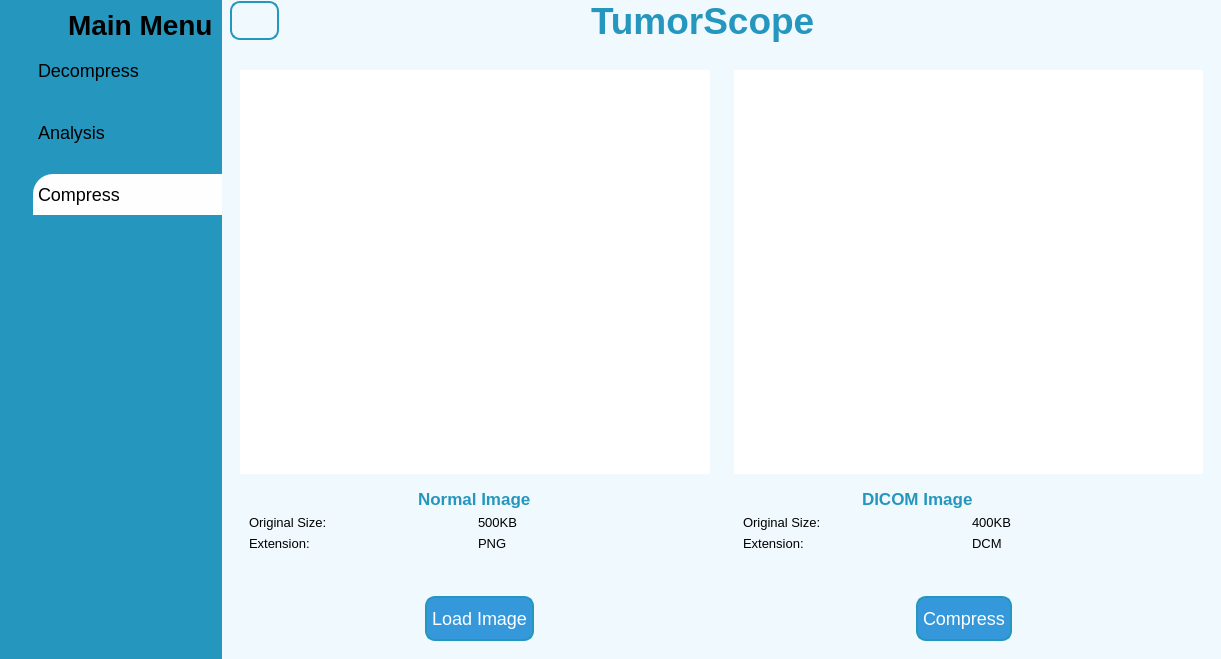
<?xml version="1.0" encoding="UTF-8"?>
<ui version="4.0">
 <class>MainWindow</class>
 <widget class="QMainWindow" name="MainWindow">
  <property name="geometry">
   <rect>
    <x>0</x>
    <y>0</y>
    <width>1221</width>
    <height>659</height>
   </rect>
  </property>
  <property name="windowTitle">
   <string>MainWindow</string>
  </property>
  <widget class="QWidget" name="centralwidget">
   <property name="font">
    <font>
     <pointsize>8</pointsize>
    </font>
   </property>
   <property name="styleSheet">
    <string notr="true">*{
color:#000;
border:none;
}
#load_button, #compression_button {
    background-color: #3498db;  /* Default button color */
    color: white;
    border-radius: 5px;
}
#process_button:hover {
    background-color: #2980b9;  /* Button color on hover */
}
#load_button:hover {
    background-color: #2980b9;  /* Button color on hover */
}

QPushButton:hover {
    background-color: #2980b9;  /* Button color on hover */
}

#ProfileCont, #menu_button{
border-radius: 20px;
background-color:#eff9fe;
border-color: rgb(0, 255, 255);
}
#analysis_button, #compress_button,#load_button, #compression_button, #decompress_button, #confirmButton{
padding:10px 5px;
text-align:left;
font: 18px;
}
 #menu_button, #profileButton{
padding:10px 5px;
text-align:left;
font: 10pt;
}
#compress_button{
background-color: #fefeff;
padding:10px 5px;
text-align:left;
color: rgb(0, 0, 0);
font: 18px;
border-top-left-radius: 20px;
}

#card1,#card2{
border-radius: 20px;
background-color:#eff9fe;
}

#label{
border-radius: 20px;
background: transparent;
}

#appheader{
color:#2596be;
}
#vitalsign,#filterflex, #comboBox, #detect_label, #EMGlabel{
color:#2596be;
}


#leftmenu{
background-color: #2596be;
}

#rightmenu{
background-color: #eff9fe;
}

QLineEdit{
background: transparent;
color:#2596be;
}

#SearchFrame, #load_button, #compression_button, #menu_button{
border-radius: 10px;
border: 2px solid #2596be;
}</string>
   </property>
   <layout class="QHBoxLayout" name="horizontalLayout">
    <property name="spacing">
     <number>0</number>
    </property>
    <property name="leftMargin">
     <number>0</number>
    </property>
    <property name="topMargin">
     <number>0</number>
    </property>
    <property name="rightMargin">
     <number>0</number>
    </property>
    <property name="bottomMargin">
     <number>0</number>
    </property>
    <item>
     <widget class="QWidget" name="leftmenu" native="true">
      <layout class="QVBoxLayout" name="verticalLayout_7">
       <property name="spacing">
        <number>0</number>
       </property>
       <property name="leftMargin">
        <number>15</number>
       </property>
       <property name="topMargin">
        <number>0</number>
       </property>
       <property name="rightMargin">
        <number>0</number>
       </property>
       <property name="bottomMargin">
        <number>0</number>
       </property>
       <item>
        <widget class="QFrame" name="frame_4">
         <property name="frameShape">
          <enum>QFrame::StyledPanel</enum>
         </property>
         <property name="frameShadow">
          <enum>QFrame::Raised</enum>
         </property>
         <layout class="QVBoxLayout" name="verticalLayout_8">
          <property name="spacing">
           <number>0</number>
          </property>
          <property name="leftMargin">
           <number>44</number>
          </property>
          <property name="topMargin">
           <number>0</number>
          </property>
          <property name="rightMargin">
           <number>0</number>
          </property>
          <property name="bottomMargin">
           <number>0</number>
          </property>
          <item alignment="Qt::AlignTop">
           <widget class="QFrame" name="frame_5">
            <property name="frameShape">
             <enum>QFrame::StyledPanel</enum>
            </property>
            <property name="frameShadow">
             <enum>QFrame::Raised</enum>
            </property>
            <layout class="QHBoxLayout" name="horizontalLayout_10">
             <property name="leftMargin">
              <number>9</number>
             </property>
             <property name="topMargin">
              <number>9</number>
             </property>
             <property name="rightMargin">
              <number>9</number>
             </property>
             <property name="bottomMargin">
              <number>9</number>
             </property>
             <item>
              <widget class="QLabel" name="label_4">
               <property name="font">
                <font>
                 <pointsize>21</pointsize>
                 <weight>75</weight>
                 <bold>true</bold>
                </font>
               </property>
               <property name="text">
                <string>Main Menu</string>
               </property>
              </widget>
             </item>
            </layout>
           </widget>
          </item>
         </layout>
        </widget>
       </item>
       <item>
        <widget class="QFrame" name="frame_6">
         <property name="sizePolicy">
          <sizepolicy hsizetype="Preferred" vsizetype="Expanding">
           <horstretch>0</horstretch>
           <verstretch>0</verstretch>
          </sizepolicy>
         </property>
         <property name="frameShape">
          <enum>QFrame::StyledPanel</enum>
         </property>
         <property name="frameShadow">
          <enum>QFrame::Raised</enum>
         </property>
         <layout class="QVBoxLayout" name="verticalLayout_10">
          <property name="spacing">
           <number>0</number>
          </property>
          <property name="leftMargin">
           <number>18</number>
          </property>
          <property name="topMargin">
           <number>0</number>
          </property>
          <property name="rightMargin">
           <number>0</number>
          </property>
          <property name="bottomMargin">
           <number>0</number>
          </property>
          <item alignment="Qt::AlignTop">
           <widget class="QFrame" name="frame_7">
            <property name="frameShape">
             <enum>QFrame::StyledPanel</enum>
            </property>
            <property name="frameShadow">
             <enum>QFrame::Raised</enum>
            </property>
            <layout class="QVBoxLayout" name="verticalLayout_9">
             <property name="spacing">
              <number>21</number>
             </property>
             <property name="leftMargin">
              <number>0</number>
             </property>
             <property name="topMargin">
              <number>0</number>
             </property>
             <property name="rightMargin">
              <number>0</number>
             </property>
             <property name="bottomMargin">
              <number>18</number>
             </property>
             <item>
              <widget class="QPushButton" name="decompress_button">
               <property name="text">
                <string>Decompress</string>
               </property>
               <property name="icon">
                <iconset resource="resources.qrc">
                 <normaloff>:/Icons/Icons/code.svg</normaloff>:/Icons/Icons/code.svg</iconset>
               </property>
              </widget>
             </item>
             <item>
              <widget class="QPushButton" name="analysis_button">
               <property name="text">
                <string>Analysis</string>
               </property>
               <property name="icon">
                <iconset resource="resources.qrc">
                 <normaloff>:/Icons/Icons/activity.svg</normaloff>:/Icons/Icons/activity.svg</iconset>
               </property>
               <property name="iconSize">
                <size>
                 <width>24</width>
                 <height>24</height>
                </size>
               </property>
              </widget>
             </item>
             <item>
              <widget class="QPushButton" name="compress_button">
               <property name="text">
                <string>Compress</string>
               </property>
               <property name="icon">
                <iconset resource="resources.qrc">
                 <normaloff>:/Icons/Icons/check-square.svg</normaloff>:/Icons/Icons/check-square.svg</iconset>
               </property>
               <property name="iconSize">
                <size>
                 <width>24</width>
                 <height>24</height>
                </size>
               </property>
              </widget>
             </item>
            </layout>
           </widget>
          </item>
         </layout>
        </widget>
       </item>
      </layout>
     </widget>
    </item>
    <item>
     <widget class="QWidget" name="rightmenu" native="true">
      <layout class="QVBoxLayout" name="verticalLayout">
       <property name="spacing">
        <number>0</number>
       </property>
       <property name="leftMargin">
        <number>0</number>
       </property>
       <property name="topMargin">
        <number>0</number>
       </property>
       <property name="rightMargin">
        <number>0</number>
       </property>
       <property name="bottomMargin">
        <number>0</number>
       </property>
       <item alignment="Qt::AlignTop">
        <widget class="QWidget" name="headerframe" native="true">
         <layout class="QHBoxLayout" name="horizontalLayout_2">
          <property name="spacing">
           <number>0</number>
          </property>
          <property name="leftMargin">
           <number>8</number>
          </property>
          <property name="topMargin">
           <number>0</number>
          </property>
          <property name="rightMargin">
           <number>0</number>
          </property>
          <property name="bottomMargin">
           <number>10</number>
          </property>
          <item alignment="Qt::AlignLeft">
           <widget class="QPushButton" name="menu_button">
            <property name="maximumSize">
             <size>
              <width>100</width>
              <height>16777215</height>
             </size>
            </property>
            <property name="font">
             <font>
              <pointsize>10</pointsize>
              <weight>50</weight>
              <italic>false</italic>
              <bold>false</bold>
             </font>
            </property>
            <property name="styleSheet">
             <string notr="true"/>
            </property>
            <property name="text">
             <string/>
            </property>
            <property name="icon">
             <iconset resource="resources.qrc">
              <normaloff>:/Icons/Icons/menu.svg</normaloff>:/Icons/Icons/menu.svg</iconset>
            </property>
            <property name="iconSize">
             <size>
              <width>24</width>
              <height>24</height>
             </size>
            </property>
           </widget>
          </item>
          <item>
           <widget class="QLabel" name="appheader">
            <property name="minimumSize">
             <size>
              <width>630</width>
              <height>0</height>
             </size>
            </property>
            <property name="font">
             <font>
              <pointsize>28</pointsize>
              <weight>75</weight>
              <bold>true</bold>
             </font>
            </property>
            <property name="text">
             <string>TumorScope</string>
            </property>
           </widget>
          </item>
         </layout>
        </widget>
       </item>
       <item>
        <widget class="QWidget" name="cardsframe" native="true">
         <property name="sizePolicy">
          <sizepolicy hsizetype="Preferred" vsizetype="Expanding">
           <horstretch>0</horstretch>
           <verstretch>0</verstretch>
          </sizepolicy>
         </property>
         <layout class="QHBoxLayout" name="horizontalLayout_11">
          <item>
           <widget class="QWidget" name="widget_4" native="true">
            <layout class="QVBoxLayout" name="verticalLayout_4">
             <property name="spacing">
              <number>0</number>
             </property>
             <property name="leftMargin">
              <number>0</number>
             </property>
             <property name="topMargin">
              <number>0</number>
             </property>
             <property name="rightMargin">
              <number>0</number>
             </property>
             <property name="bottomMargin">
              <number>0</number>
             </property>
             <item>
              <widget class="QFrame" name="frame_3">
               <property name="frameShape">
                <enum>QFrame::StyledPanel</enum>
               </property>
               <property name="frameShadow">
                <enum>QFrame::Raised</enum>
               </property>
               <layout class="QVBoxLayout" name="verticalLayout_6">
                <item>
                 <widget class="PlotWidget" name="normal_image">
                  <property name="minimumSize">
                   <size>
                    <width>400</width>
                    <height>0</height>
                   </size>
                  </property>
                 </widget>
                </item>
                <item>
                 <widget class="QFrame" name="frame_2">
                  <property name="frameShape">
                   <enum>QFrame::StyledPanel</enum>
                  </property>
                  <property name="frameShadow">
                   <enum>QFrame::Raised</enum>
                  </property>
                  <layout class="QVBoxLayout" name="verticalLayout_3">
                   <item alignment="Qt::AlignHCenter">
                    <widget class="QLabel" name="EMGlabel">
                     <property name="font">
                      <font>
                       <pointsize>13</pointsize>
                       <weight>75</weight>
                       <bold>true</bold>
                      </font>
                     </property>
                     <property name="text">
                      <string>Normal Image</string>
                     </property>
                    </widget>
                   </item>
                   <item>
                    <layout class="QHBoxLayout" name="horizontalLayout_4">
                     <item>
                      <widget class="QLabel" name="label">
                       <property name="font">
                        <font>
                         <pointsize>10</pointsize>
                        </font>
                       </property>
                       <property name="text">
                        <string>Original Size:</string>
                       </property>
                      </widget>
                     </item>
                     <item>
                      <widget class="QLabel" name="normal_size">
                       <property name="font">
                        <font>
                         <pointsize>10</pointsize>
                        </font>
                       </property>
                       <property name="text">
                        <string>500KB</string>
                       </property>
                      </widget>
                     </item>
                    </layout>
                   </item>
                   <item>
                    <layout class="QHBoxLayout" name="horizontalLayout_5">
                     <item>
                      <widget class="QLabel" name="label_2">
                       <property name="font">
                        <font>
                         <pointsize>10</pointsize>
                        </font>
                       </property>
                       <property name="text">
                        <string>Extension:</string>
                       </property>
                      </widget>
                     </item>
                     <item>
                      <widget class="QLabel" name="normal_extension">
                       <property name="font">
                        <font>
                         <pointsize>10</pointsize>
                        </font>
                       </property>
                       <property name="text">
                        <string>PNG</string>
                       </property>
                      </widget>
                     </item>
                    </layout>
                   </item>
                  </layout>
                 </widget>
                </item>
               </layout>
              </widget>
             </item>
            </layout>
           </widget>
          </item>
          <item>
           <widget class="QWidget" name="widget_6" native="true">
            <layout class="QVBoxLayout" name="verticalLayout_13">
             <property name="spacing">
              <number>0</number>
             </property>
             <property name="leftMargin">
              <number>0</number>
             </property>
             <property name="topMargin">
              <number>0</number>
             </property>
             <property name="rightMargin">
              <number>0</number>
             </property>
             <property name="bottomMargin">
              <number>0</number>
             </property>
             <item>
              <widget class="QFrame" name="frame_12">
               <property name="frameShape">
                <enum>QFrame::StyledPanel</enum>
               </property>
               <property name="frameShadow">
                <enum>QFrame::Raised</enum>
               </property>
               <layout class="QVBoxLayout" name="verticalLayout_17">
                <item>
                 <widget class="PlotWidget" name="dicom_image">
                  <property name="minimumSize">
                   <size>
                    <width>400</width>
                    <height>0</height>
                   </size>
                  </property>
                 </widget>
                </item>
                <item>
                 <widget class="QFrame" name="frame_11">
                  <property name="frameShape">
                   <enum>QFrame::StyledPanel</enum>
                  </property>
                  <property name="frameShadow">
                   <enum>QFrame::Raised</enum>
                  </property>
                  <layout class="QVBoxLayout" name="verticalLayout_5">
                   <item alignment="Qt::AlignHCenter">
                    <widget class="QLabel" name="filterflex">
                     <property name="minimumSize">
                      <size>
                       <width>213</width>
                       <height>0</height>
                      </size>
                     </property>
                     <property name="maximumSize">
                      <size>
                       <width>213</width>
                       <height>16777215</height>
                      </size>
                     </property>
                     <property name="font">
                      <font>
                       <pointsize>13</pointsize>
                       <weight>75</weight>
                       <bold>true</bold>
                      </font>
                     </property>
                     <property name="text">
                      <string>DICOM Image</string>
                     </property>
                     <property name="scaledContents">
                      <bool>false</bool>
                     </property>
                    </widget>
                   </item>
                   <item>
                    <layout class="QHBoxLayout" name="horizontalLayout_6">
                     <item>
                      <widget class="QLabel" name="label_3">
                       <property name="font">
                        <font>
                         <pointsize>10</pointsize>
                        </font>
                       </property>
                       <property name="text">
                        <string>Original Size:</string>
                       </property>
                      </widget>
                     </item>
                     <item>
                      <widget class="QLabel" name="dicom_size">
                       <property name="font">
                        <font>
                         <pointsize>10</pointsize>
                        </font>
                       </property>
                       <property name="text">
                        <string>400KB</string>
                       </property>
                      </widget>
                     </item>
                    </layout>
                   </item>
                   <item>
                    <layout class="QHBoxLayout" name="horizontalLayout_7">
                     <item>
                      <widget class="QLabel" name="label_5">
                       <property name="font">
                        <font>
                         <pointsize>10</pointsize>
                        </font>
                       </property>
                       <property name="text">
                        <string>Extension:</string>
                       </property>
                      </widget>
                     </item>
                     <item>
                      <widget class="QLabel" name="dicom_extension">
                       <property name="font">
                        <font>
                         <pointsize>10</pointsize>
                        </font>
                       </property>
                       <property name="text">
                        <string>DCM</string>
                       </property>
                      </widget>
                     </item>
                    </layout>
                   </item>
                  </layout>
                 </widget>
                </item>
               </layout>
              </widget>
             </item>
            </layout>
           </widget>
          </item>
         </layout>
        </widget>
       </item>
       <item>
        <widget class="QWidget" name="mainframe" native="true">
         <layout class="QVBoxLayout" name="verticalLayout_2">
          <item>
           <widget class="QWidget" name="widget" native="true">
            <layout class="QHBoxLayout" name="horizontalLayout_3">
             <item alignment="Qt::AlignHCenter|Qt::AlignVCenter">
              <widget class="QPushButton" name="load_button">
               <property name="text">
                <string>Load Image</string>
               </property>
              </widget>
             </item>
             <item alignment="Qt::AlignHCenter">
              <widget class="QPushButton" name="compression_button">
               <property name="minimumSize">
                <size>
                 <width>0</width>
                 <height>0</height>
                </size>
               </property>
               <property name="text">
                <string>Compress</string>
               </property>
              </widget>
             </item>
            </layout>
           </widget>
          </item>
         </layout>
        </widget>
       </item>
      </layout>
     </widget>
    </item>
   </layout>
  </widget>
 </widget>
 <customwidgets>
  <customwidget>
   <class>PlotWidget</class>
   <extends>QGraphicsView</extends>
   <header>pyqtgraph</header>
   <container>1</container>
  </customwidget>
 </customwidgets>
 <resources>
  <include location="resources.qrc"/>
 </resources>
 <connections/>
</ui>
